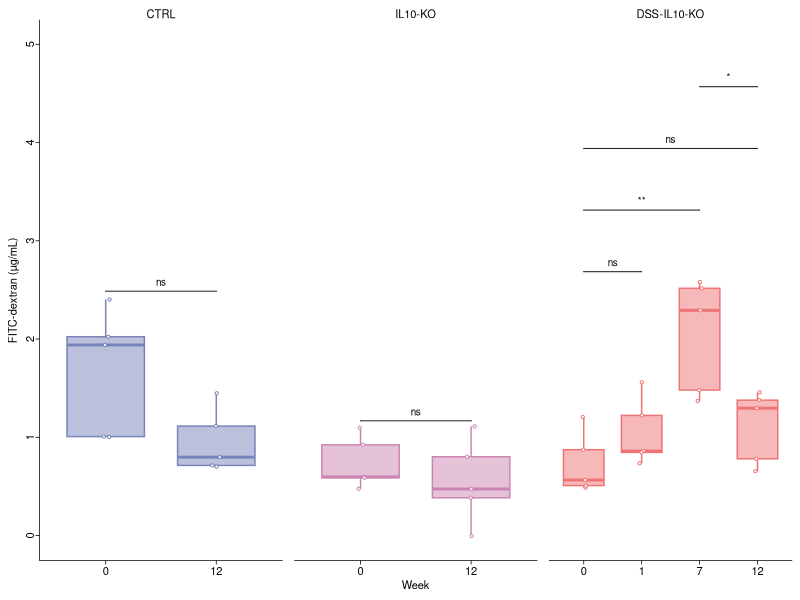

Write the R code that produced this figure.
# ============================================================
# FITC-Dextran Intestinal Permeability Analysis - UNPAIRED
# Revised for Diabetologia Journal Submission
# Unpaired t-test throughout - uniform across panel
# Three groups: CTRL, IL10-KO, DSS-IL10-KO
# ============================================================

# 0) Clear workspace and set working directory
rm(list = ls())
# Set the working directory to this script's own folder before running
# (e.g. in RStudio: Session > Set Working Directory > To Source File Location)

# 1) Load required libraries
library(ggplot2)
library(readr)
library(dplyr)
library(ggpubr)
library(rstatix)
library(tidyr)
library(patchwork)

# 2) Define Diabetologia colour palette
diabetologia_colors <- c(
  "CTRL"        = rgb(120, 131, 186, maxColorValue = 255),
  "IL10-KO"     = rgb(204, 133, 177, maxColorValue = 255),
  "DSS-IL10-KO" = rgb(237, 115, 116, maxColorValue = 255)
)

# 3) Define comparison weeks by group
my_comparison_weeks_CTRL   <- list(c("0", "12"))
my_comparison_weeks_IL10KO <- list(c("0", "12"))
my_comparison_weeks_DSS    <- list(
  c("0", "1"),
  c("0", "7"),
  c("0", "12"),
  c("7", "12")
)

# ============================================================
# 4) Import FITC-dextran data
# ============================================================
cat("\n=== LOADING FITC-DEXTRAN DATA ===\n")
dat <- read_csv("Fig_1c_Data_FITC_dextran.csv")
dat <- dat %>% filter(Replicate %in% c("Rep1","Rep2","Rep3","Rep4","Rep5"))

dat <- dat %>%
  filter(!is.na(FITC_Conc))

dat$Group    <- factor(dat$Group,
                       levels = c("CTRL", "IL10-KO", "DSS-IL10-KO"))
dat$Week_num <- as.factor(dat$Week_num)

z_order    <- c("CTRL", "IL10-KO", "DSS-IL10-KO")
Group.labs <- c("CTRL", "IL10-KO", "DSS-IL10-KO")
names(Group.labs) <- z_order

cat("\n=== DATA STRUCTURE FOR FITC-DEXTRAN ===\n")
print(head(dat, 20))
cat("\nTotal observations:", nrow(dat), "\n")
cat("\nSample sizes per group per week:\n")
print(table(dat$Group, dat$Week_num))

# ============================================================
# 4A) NORMALITY TESTING (informational only)
# ============================================================
cat("\n=== NORMALITY TESTING (Shapiro-Wilk, informational only) ===\n")

normality_results <- data.frame()

for (grp in z_order) {
  weeks_in_group <- unique(dat$Week_num[dat$Group == grp])
  
  for (week in weeks_in_group) {
    data_subset <- dat %>%
      filter(Group == grp, Week_num == week) %>%
      pull(FITC_Conc)
    
    if (length(data_subset) >= 3) {
      shapiro_result <- shapiro.test(data_subset)
      
      normality_results <- rbind(normality_results, data.frame(
        Group     = grp,
        Week      = week,
        n         = length(data_subset),
        Shapiro_W = round(shapiro_result$statistic, 4),
        Shapiro_p = round(shapiro_result$p.value, 4),
        Normal    = shapiro_result$p.value > 0.05,
        Test_Used = "Unpaired t-test (uniform across panel)"
      ))
      
      cat(sprintf("%s, Week %s: W = %.4f, p = %.4f (%s)\n",
                  grp, week,
                  shapiro_result$statistic,
                  shapiro_result$p.value,
                  ifelse(shapiro_result$p.value > 0.05,
                         "Normal", "Non-normal")))
    }
  }
}

write.csv(normality_results,
          file      = "Fig_1c_Normality_Results.csv",
          row.names = FALSE)
cat("\n✓ Normality results exported (informational only)\n")

# ============================================================
# 5) STATISTICAL TESTS - UNPAIRED T-TEST THROUGHOUT
# ============================================================
cat("\n=== PERFORMING UNPAIRED T-TESTS (uniform across panel) ===\n")

# Build full comparison list with group labels
all_comparisons <- list(
  list(group = "CTRL",        comps = my_comparison_weeks_CTRL),
  list(group = "IL10-KO",     comps = my_comparison_weeks_IL10KO),
  list(group = "DSS-IL10-KO", comps = my_comparison_weeks_DSS)
)

all_test_results <- data.frame()

for (entry in all_comparisons) {
  grp <- entry$group
  for (comp in entry$comps) {
    week1 <- comp[1]
    week2 <- comp[2]
    
    dat_subset <- dat %>%
      filter(Group == grp, Week_num %in% c(week1, week2))
    
    test_result <- compare_means(
      formula     = FITC_Conc ~ Week_num,
      data        = dat_subset,
      method      = "t.test",      # Uniform unpaired t-test throughout
      paired      = FALSE,
      comparisons = list(c(week1, week2))
    ) %>%
      mutate(
        Group       = grp,
        Test_Method = "unpaired t-test"
      )
    
    all_test_results <- rbind(all_test_results, test_result)
  }
}

# Significance labels from uncorrected p values
all_test_results <- all_test_results %>%
  mutate(
    p        = signif(p, 3),
    p.signif = case_when(
      p < 0.001 ~ "***",
      p < 0.01  ~ "**",
      p < 0.05  ~ "*",
      TRUE      ~ "ns"
    )
  ) %>%
  rename(Variable = .y.) %>%
  select(Group, Variable, group1, group2, Test_Method, p, p.signif)

cat("\n=== Statistical Test Results (uncorrected, unpaired t-test) ===\n")
print(all_test_results)

write.csv(all_test_results,
          file      = "Fig_1c_Statistical_Tests.csv",
          row.names = FALSE)
cat("\n✓ Statistical test results exported to Fig_1c_Statistical_Tests.csv\n")

# ============================================================
# 6) PLOTS - UNPAIRED T-TEST THROUGHOUT (consistent with CSV)
# ============================================================
cat("\n=== GENERATING BOXPLOTS ===\n")

dat_CTRL   <- dat %>% filter(Group == "CTRL")
dat_IL10KO <- dat %>% filter(Group == "IL10-KO")
dat_DSS    <- dat %>% filter(Group == "DSS-IL10-KO")

# Shared theme elements
theme_fitc <- theme_classic() %+replace% theme(
  legend.position  = "none",
  strip.text       = element_text(size = 8),
  strip.background = element_blank(),
  axis.title       = element_text(size = 8),
  axis.text.x      = element_text(size = 8, colour = "black"),
  axis.text.y      = element_text(size = 8, colour = "black",
                                  angle = 90, hjust = 0.5),
  axis.line        = element_line(colour = "black",
                                  linewidth = 0.75 / .pt),
  axis.ticks       = element_line(colour = "black",
                                  linewidth = 0.75 / .pt)
)

# Helper function for boxplot base
make_fitc_plot <- function(data) {
  ggboxplot(
    data, x = "Week_num", y = "FITC_Conc",
    color  = "Group", fill = "Group",
    alpha  = 0.5, add = "jitter",
    add.params = list(color = "Group", shape = 21,
                      fill  = "white", size  = 0.75),
    palette       = diabetologia_colors,
    outlier.shape = NA
  ) +
    lims(y = c(-0.0058, 5)) +
    labs(y = "FITC-dextran (µg/mL)", x = "Week") +
    facet_wrap(vars(Group), ncol = 1,
               labeller = labeller(Group = Group.labs))
}

#--------------CTRL plot--------------
plot_CTRL <- make_fitc_plot(dat_CTRL) +
  theme_fitc +
  theme(axis.title.x = element_blank()) +
  stat_compare_means(
    comparisons   = my_comparison_weeks_CTRL,
    method        = "t.test",
    paired        = FALSE,
    tip.length    = 0.0,
    step.increase = 0.3,
    label         = "p.signif",
    size          = 2.5,
    bracket.size  = 0.3
  )

#--------------IL10-KO plot--------------
plot_IL10KO <- make_fitc_plot(dat_IL10KO) +
  theme_fitc +
  theme(
    axis.title.y = element_blank(),
    axis.text.y  = element_blank(),
    axis.line.y  = element_blank(),
    axis.ticks.y = element_blank()
  ) +
  stat_compare_means(
    comparisons   = my_comparison_weeks_IL10KO,
    method        = "t.test",
    paired        = FALSE,
    tip.length    = 0.0,
    step.increase = 0.3,
    label         = "p.signif",
    size          = 2.5,
    bracket.size  = 0.3
  )

#--------------DSS-IL10-KO plot--------------
plot_DSS <- make_fitc_plot(dat_DSS) +
  theme_fitc +
  theme(
    axis.title.x = element_blank(),
    axis.title.y = element_blank(),
    axis.text.y  = element_blank(),
    axis.line.y  = element_blank(),
    axis.ticks.y = element_blank()
  ) +
  stat_compare_means(
    comparisons   = my_comparison_weeks_DSS,
    method        = "t.test",
    paired        = FALSE,
    tip.length    = 0.0,
    step.increase = 0.3,
    label         = "p.signif",
    size          = 2.5,
    bracket.size  = 0.3
  )

# Combine plots
combined_plot <- plot_CTRL + plot_IL10KO + plot_DSS +
  plot_layout(ncol = 3, widths = c(1.5, 1.5, 1.5)) &
  theme(plot.margin = unit(c(2.8, 2.8, 2.8, 2.8), "pt"))

print(combined_plot)

ggsave(filename = "Fig_1c_Boxplot_FITC_dextran.png",
       plot = combined_plot,
       scale = 1, width = 8.5, height = 5.5,
       units = "cm", dpi = 600, limitsize = FALSE)

ggsave(filename = "Fig_1c_Boxplot_FITC_dextran.svg",
       plot = combined_plot,
       scale = 1, width = 8.5, height = 5.5,
       units = "cm", limitsize = FALSE)

cat("✓ Boxplots saved in PNG and SVG formats\n")

# ============================================================
# 7) Summary statistics
# ============================================================
summary_stats <- dat %>%
  group_by(Group, Week_num) %>%
  summarise(
    n      = n(),
    mean   = round(mean(FITC_Conc, na.rm = TRUE), 2),
    sd     = round(sd(FITC_Conc,   na.rm = TRUE), 2),
    sem    = round(sd(FITC_Conc,   na.rm = TRUE) / sqrt(n()), 2),
    median = round(median(FITC_Conc, na.rm = TRUE), 2),
    min    = round(min(FITC_Conc,  na.rm = TRUE), 2),
    max    = round(max(FITC_Conc,  na.rm = TRUE), 2),
    .groups = "drop"
  ) %>%
  mutate(Mean_SEM = paste0(mean, " ± ", sem))

print(summary_stats)

write.csv(summary_stats,
          file      = "Fig_1c_Summary_FITC_dextran.csv",
          row.names = FALSE)
cat("✓ Summary statistics exported to Fig_1c_Summary_FITC_dextran.csv\n")

# ============================================================
# 8) Summary
# ============================================================
cat("\n", rep("=", 60), "\n", sep = "")
cat("ANALYSIS COMPLETE\n")
cat(rep("=", 60), "\n", sep = "")
cat("\nGenerated files:\n")
cat(" 1. Fig_1c_Normality_Results.csv   (informational only)\n")
cat(" 2. Fig_1c_Statistical_Tests.csv   (unpaired t-test, uncorrected p)\n")
cat(" 3. Fig_1c_Boxplot_FITC_dextran.png (600 dpi)\n")
cat(" 4. Fig_1c_Boxplot_FITC_dextran.svg (vector format)\n")
cat(" 5. Fig_1c_Summary_FITC_dextran.csv (descriptive statistics)\n")
cat("\nStatistical approach:\n")
cat(" - Design: UNPAIRED (independent samples at each timepoint)\n")
cat(" - Unpaired t-test throughout (uniform across panel)\n")
cat(" - Uncorrected p values reported\n")
cat(" - Normality tests retained for transparency (informational)\n")
cat("\nComparisons:\n")
cat(" - CTRL:        Week 0 vs 12\n")
cat(" - IL10-KO:     Week 0 vs 12\n")
cat(" - DSS-IL10-KO: Week 0 vs 1, 0 vs 7, 0 vs 12, 7 vs 12\n")
cat(rep("=", 60), "\n", sep = "")
